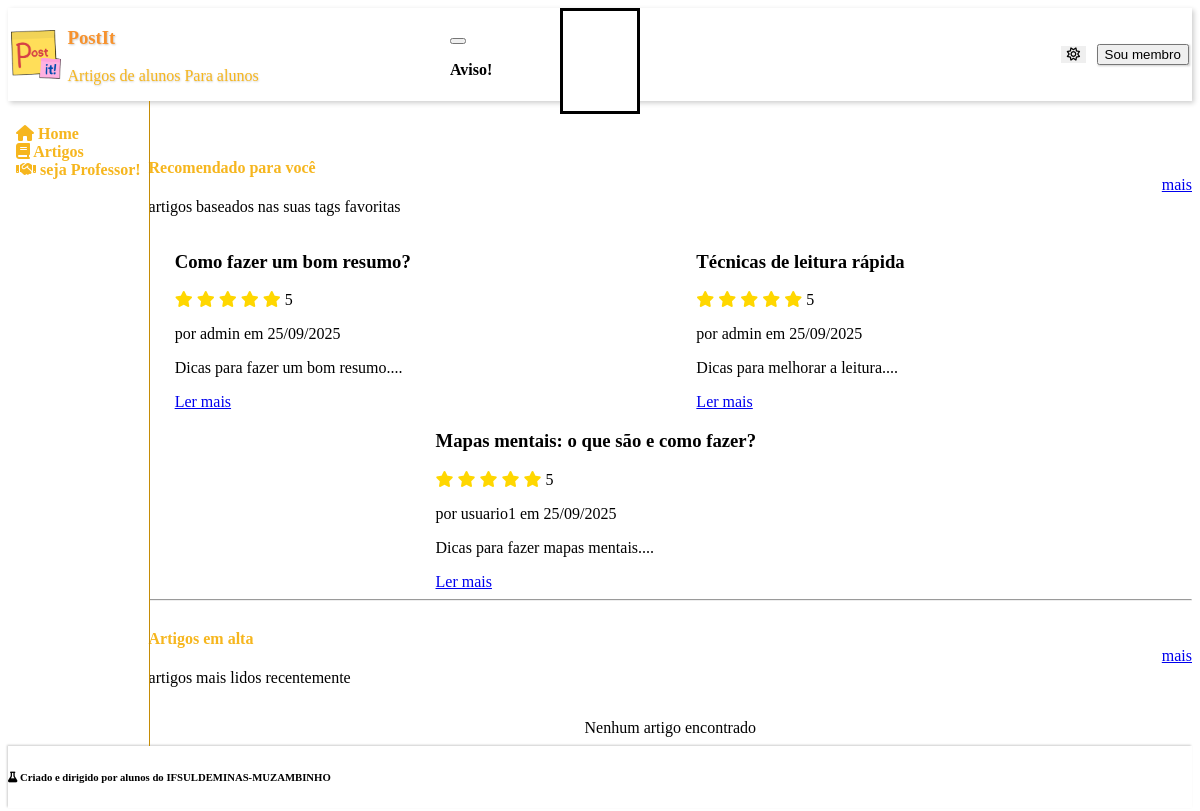
The app's page /PAGES/home.php with its own data.
### tables this page shows
CREATE TABLE articles (
    id INT AUTO_INCREMENT PRIMARY KEY,
    title VARCHAR(255) NOT NULL,
    descr TEXT NOT NULL,
    content TEXT NOT NULL,
    author_id INT NOT NULL,
    creation TIMESTAMP DEFAULT CURRENT_TIMESTAMP,
    views INT DEFAULT 0,
    rating INT DEFAULT 0,

    is_active boolean not null DEFAULT 1,

    FOREIGN KEY (author_id) REFERENCES users(id)
);

CREATE TABLE users (
    id INT AUTO_INCREMENT PRIMARY KEY,
    username VARCHAR(100) NOT NULL,
    pwd TEXT NOT NULL,
    position ENUM('user', 'professor', 'administrador') NOT NULL,
    creation TIMESTAMP DEFAULT CURRENT_TIMESTAMP,
    is_active boolean not null DEFAULT 1
);

### PHP/pull_articles.php (the view, shortened to what this page needs)
<?php
require_once $pathToRoot."PHP/db.php";
$top_rated_articles = $pdo->query("
    SELECT DISTINCT articles.id, articles.title, articles.creation, users.username AS author, articles.descr,
    articles.rating AS avg_rating
    FROM articles
    JOIN ratings_article ON articles.id = ratings_article.article_id
    JOIN users ON articles.author_id = users.id
    GROUP BY articles.id
    ORDER BY avg_rating DESC
    LIMIT 3"
)->fetchAll(PDO::FETCH_ASSOC);
?>
<?php function listArticles($articlesArray) {
    if (count($articlesArray) == 0) {
        echo "<p>Nenhum artigo encontrado</p>";
        return;
    }
    $depth = array_search('PI', array_reverse(explode(DIRECTORY_SEPARATOR, __DIR__)));
    $pathToRoot = ($depth !== false) ? str_repeat("../", $depth) : "";?>
    <?php foreach($articlesArray as $article): ?>
        <article class="card">
            <header>
                <h3><?= $article['title'] ?></h3>
                <?php for($i=0; $i < floor($article['avg_rating']); $i++): ?>
                    <i class="fa-solid fa-star" style="color: #FFD700;"></i>
                <?php endfor; ?>
                <?= round($article['avg_rating'], 1) ?>
                <p>por <?= $article['author'] ?> em <?= date('d/m/Y', strtotime($article['creation'])) ?></p>
            </header>
            <main>
                <p>
                    <?= substr($article['descr'], 0, 100) ?>...
                </p>
            </main>
            <footer>
                <a href="<?= $pathToRoot?>PAGES/ARTICLE/read.php?id=<?= $article['id'] ?>">Ler mais</a>
            </footer>
        </article>
    <?php endforeach; ?>
<?php };?>

### CSS/mainpage.css (style rules this page uses)
:root { --pico-border-radius: 0.75rem; --pico-typography-spacing-vertical: 0.5rem; --pico-form-element-spacing-vertical: 0.5rem; --pico-form-element-spacing-horizontal: 0.7rem; --pico-block-spacing-vertical: 0.5rem; --color-brown-brighterer: #a05b1b; --color-brown-brighter: #884a10; --color-brown: #743C08; --color-brown-darker: #5e2d00; --color-brown-darkerer: #522700; --color-pumpkin-brighterer: #f7922d; --color-pumpkin-brighter: #eb831b; --color-pumpkin: #DF760B; --color-pumpkin-darker: #cc6600; --color-pumpkin-darkerer: #b65b00; --color-orange-brighterer: #ffcb51; --color-orange-brighter: #fdc43e; --color-orange: #F6B61E; --color-orange-darker: #da9e12; --color-orange-darkerer: #c58c06; --color-beige-brighterer: #fff9e6; --color-beige-brighter: #fff2cc; --color-beige: #FFEBAF; --color-beige-darker: #f3db94; --color-beige-darkerer: #e0c77c; --color-blue-brighterer: #51d0ff; --color-blue-brighter: #3ecaff; --color-blue: #1EB8F6; --color-blue-darker: #129ed9; --color-blue-darkerer: #068cc5; --color-shadow: rgba(0, 0, 0, 0.2); }
[data-theme=light], :root:not([data-theme=dark]) { --pico-text-selection-color: var(--color-brown-brighter); --pico-primary: var(--color-orange); --pico-primary-background: var(--color-orange-darker); --pico-primary-underline: var(--color-orange); --pico-primary-hover: var(--color-orange-darker); --pico-primary-hover-background: var(--color-orange-darkerer); --pico-primary-focus: var(--color-brown-brighterer); --pico-primary-inverse: #fff; }
html,html>body { height: 100%; }
html>body { display: flex; flex-direction: column; }
article { width: clamp(300px, 45%, 500px); }
article>footer { color: var(--pico-primary-background); }
@media screen and (min-width: 1001px) { main { flex-direction: row; } }

### records on screen
articles: title "Como fazer um bom resumo?", rating "5", author.username "admin", creation "25/09/2025", descr "Dicas para fazer um bom resumo."
articles: title "Técnicas de leitura rápida", rating "5", author.username "admin", creation "25/09/2025", descr "Dicas para melhorar a leitura."
articles: title "Mapas mentais: o que são e como fazer?", rating "5", author.username "usuario1", creation "25/09/2025", descr "Dicas para fazer mapas mentais."
